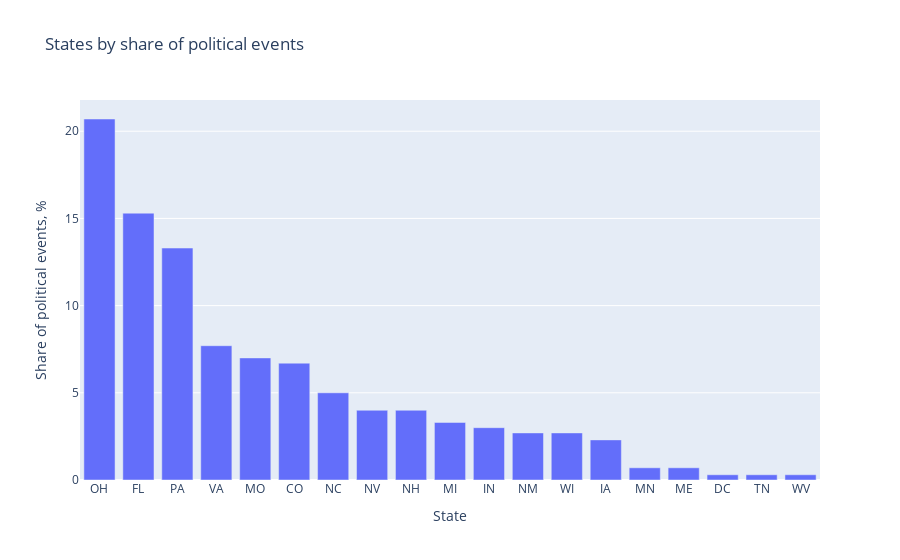

The notebook cell saved with this chart:
### Markdown cell above
Исходя из вышепредставленного, визуально мы наблюдаем тренд снижения количества реально политически-конкурентных штатов. Их количество снизилось за 40 лет более, чем на треть, в то время как landslide штаты более, чем двукратно увеличились, а comfortable штаты также отметились ростом на около 50% к общему количеству.

### Code cell
trace = go.Bar(x=table_1.State,
               y=table_1['% of total'])

layout = go.Layout(title="States by share of political events",
                   xaxis=dict(title='State'),
                   yaxis=dict(title='Share of political events, %'))

fig = go.Figure(trace, layout)

# fig.update_layout(xaxis={'categoryorder':'total ascending'})

fig.show()

### Figure 1 — Plotly figure (JSON) as saved in the notebook; plotly's stock layout.template omitted (floating-point values rounded to 4 significant figures)
{"data": [{"type": "bar", "x": ["OH", "FL", "PA", "VA", "MO", "CO", "NC", "NV", "NH", "MI", "IN", "NM", "WI", "IA", "MN", "ME", "DC", "TN", "WV"], "y": [20.7, 15.3, 13.3, 7.7, 7, 6.7, 5, 4, 4, 3.3, 3, 2.7, 2.7, 2.3, 0.7, 0.7, 0.3, 0.3, 0.3]}], "layout": {"autosize": true, "title": {"text": "States by share of political events"}, "xaxis": {"autorange": true, "range": [-0.5, 18.5], "title": {"text": "State"}, "type": "category"}, "yaxis": {"autorange": true, "range": [0, 21.79], "title": {"text": "Share of political events, %"}, "type": "linear"}}}
